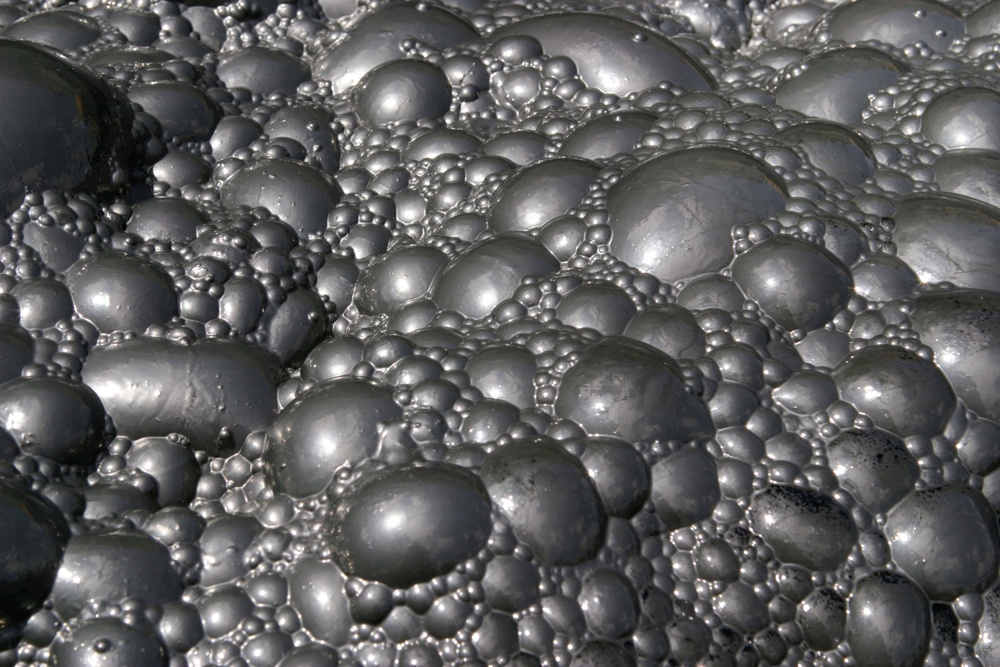
#> input picture bubbles1/images/1-Flotation.jpg, 1000 x 667 px, shrunk from 5906 x 3937 before the run
$ python contour.py images/1-Flotation.jpg
#> lines starting #> are read from the running program, lines starting #| are printed output that depends on the picture; after the words box and inside, x2 and y2 are one past the last pixel; in counts of white or black regions, pixels touching at a corner belong together
import cv2
import numpy as np
import argparse
import os
import logging

def setup_logging():
    logging.basicConfig(level=logging.INFO, format='%(asctime)s - %(levelname)s - %(message)s')

def save_image(image, filename_prefix, image_path):
    filename = os.path.basename(image_path)
    output_path = os.path.join('result', f"{filename_prefix}_{filename}")
    cv2.imwrite(output_path, image)
    logging.info(f"Image saved at stage: {filename_prefix} as {output_path}")

def main(image_path):
    # Create the 'result' folder if it doesn't exist
#> called with image_path = 'images/1-Flotation.jpg'
    logging.info("Checking if 'result' folder exists.")
    if not os.path.exists('result'):
        os.makedirs('result')
        logging.info("'result' folder created.")

    logging.info(f"Reading image from {image_path}.")
    image = cv2.imread(image_path)
#> image is the input picture: shape (667, 1000, 3); mean B, G, R 93, 92.8, 92.9
    save_image(image, 'original', image_path)

    if image is None:
        logging.error("Could not open the image file.")
        return

    logging.info("Converting image to grayscale.")
    gray_image = cv2.cvtColor(image, cv2.COLOR_BGR2GRAY)
    save_image(gray_image, 'gray', image_path)

    logging.info("Applying GaussianBlur.")
    blurred_image = cv2.GaussianBlur(gray_image, (15, 15), 0)
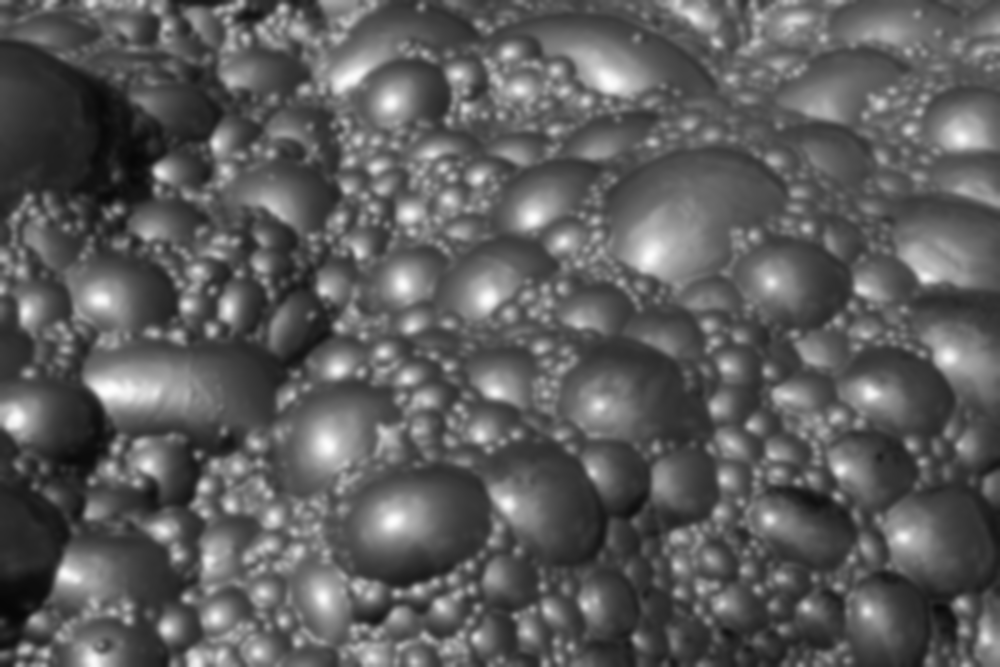
#> blurred_image: shape (667, 1000); min 6, max 254, mean 92.9
    save_image(blurred_image, 'blurred', image_path)

    logging.info("Detecting circles using HoughCircles.")
    circles = cv2.HoughCircles(blurred_image, cv2.HOUGH_GRADIENT, 1, minDist=40, param1=50, param2=30, minRadius=5, maxRadius=250)
#> circles = 242 rows, first 8: [334.5, 374.5, 226.3], [623.5, 315.5, 245], [547.5, 245.5, 238.4], [350.5, 429.5, 217.5], [282.5, 409.5, 243.9], [530.5, 449.5, 209.8], [646.5, 235.5, 223], [662.5, 333.5, 226.3]

    if circles is not None:
        logging.info("Circles detected. Drawing circles.")
        circles_image = np.copy(image)
        circles = np.round(circles[0, :]).astype("int")
#> circles = 242 rows, first 8: [334, 374, 226], [624, 316, 245], [548, 246, 238], [350, 430, 218], [282, 410, 244], [530, 450, 210], [646, 236, 223], [662, 334, 226]
        for (x, y, r) in circles:
            cv2.circle(circles_image, (x, y), r, (0, 255, 0), 4)
#> this loop made 242 passes
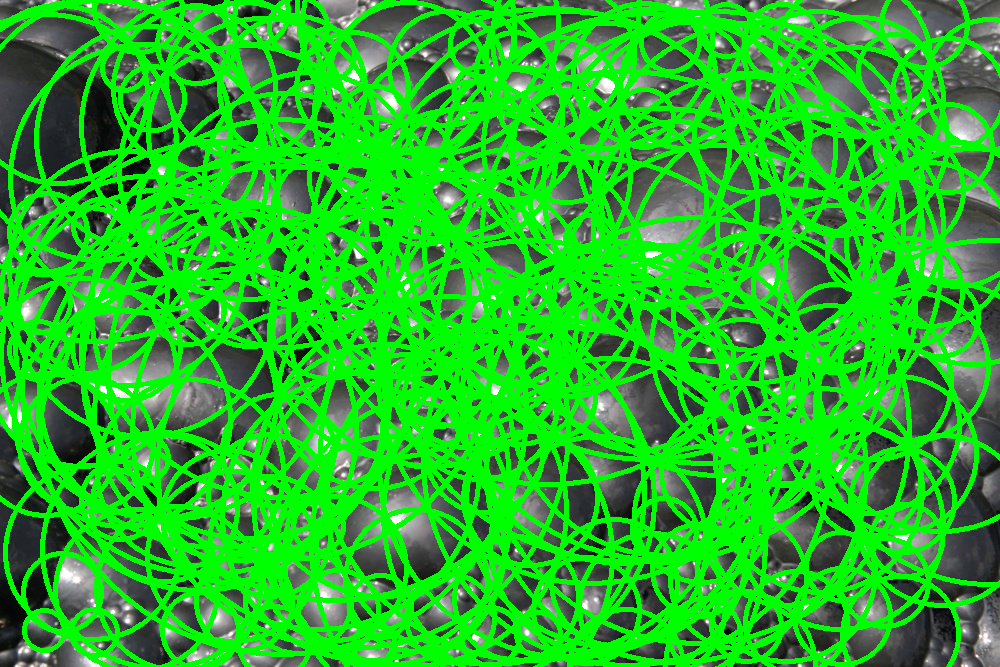
#> circles_image: shape (667, 1000, 3); mean B, G, R 36.8, 183.7, 36.6
        save_image(circles_image, 'circles', image_path)
    else:
        logging.info("No circles detected.")

    logging.info("Finding contours.")
    ret, thresh = cv2.threshold(blurred_image, 50, 255, 0)
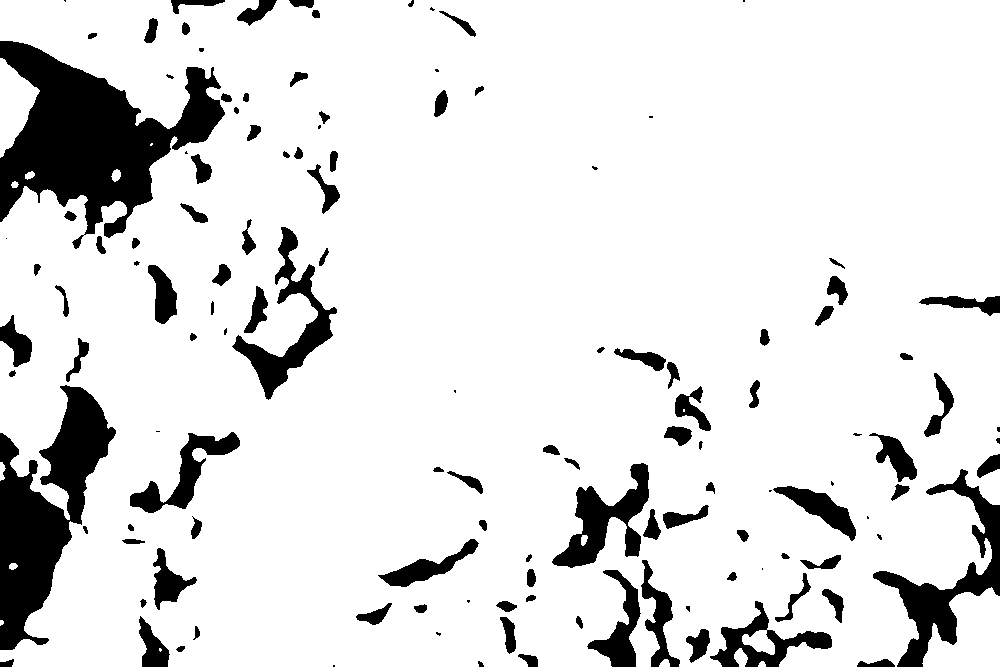
#> thresh: shape (667, 1000); 87.8% white; 129 black regions (26 under 20 px)
    contours, _ = cv2.findContours(thresh, cv2.RETR_TREE, cv2.CHAIN_APPROX_SIMPLE)
#> contours = 124 contours, 19 with area under 20; largest, box (x1, y1, x2, y2) and area: (0, 0, 1000, 667) 605490, (231, 226, 338, 401) 4421, (551, 462, 650, 569) 4202, (922, 587, 1000, 667) 4074, (129, 431, 241, 514) 2734

    logging.info("Drawing contours.")
    contours_image = np.copy(image)
    cv2.drawContours(contours_image, contours, -1, (0, 0, 255), 2)
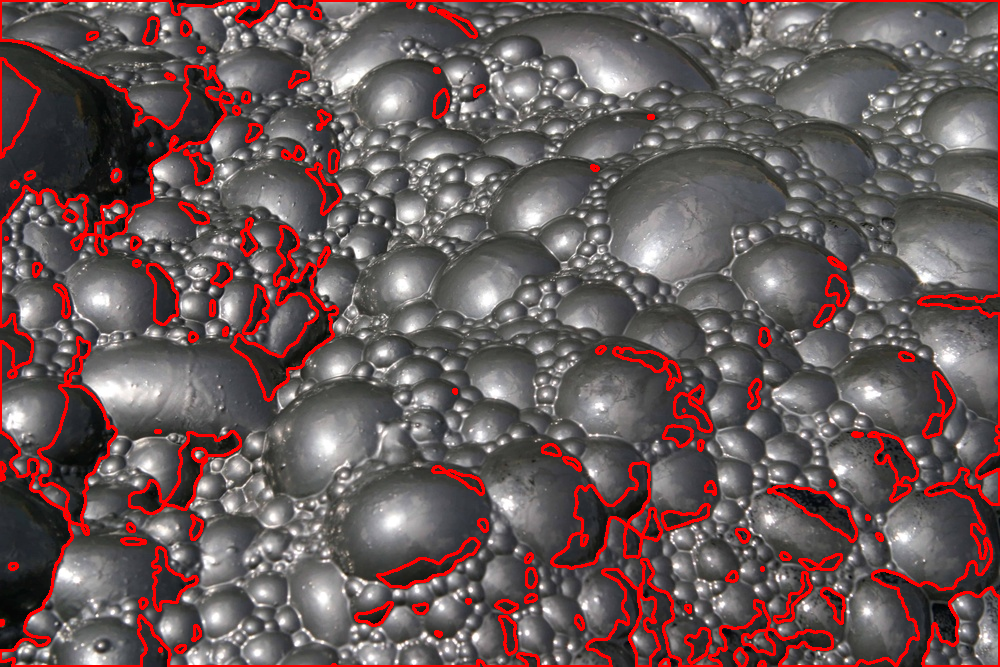
#> contours_image: shape (667, 1000, 3); 6.98% of pixels changed, all inside (x1, y1, x2, y2) = (0, 0, 1000, 667)
    save_image(contours_image, 'contours', image_path)

    logging.info("Saving the final output image.")
    filename = os.path.basename(image_path)
    output_path = os.path.join('result', 'final_' + filename)
    cv2.imwrite(output_path, image)
    logging.info(f"Result image saved as {output_path}")

if __name__ == "__main__":
    setup_logging()
    parser = argparse.ArgumentParser(description='Draw contours and circles on an image.')
    parser.add_argument('image_path', help='Path to the image file.')

    args = parser.parse_args()
    main(args.image_path)
